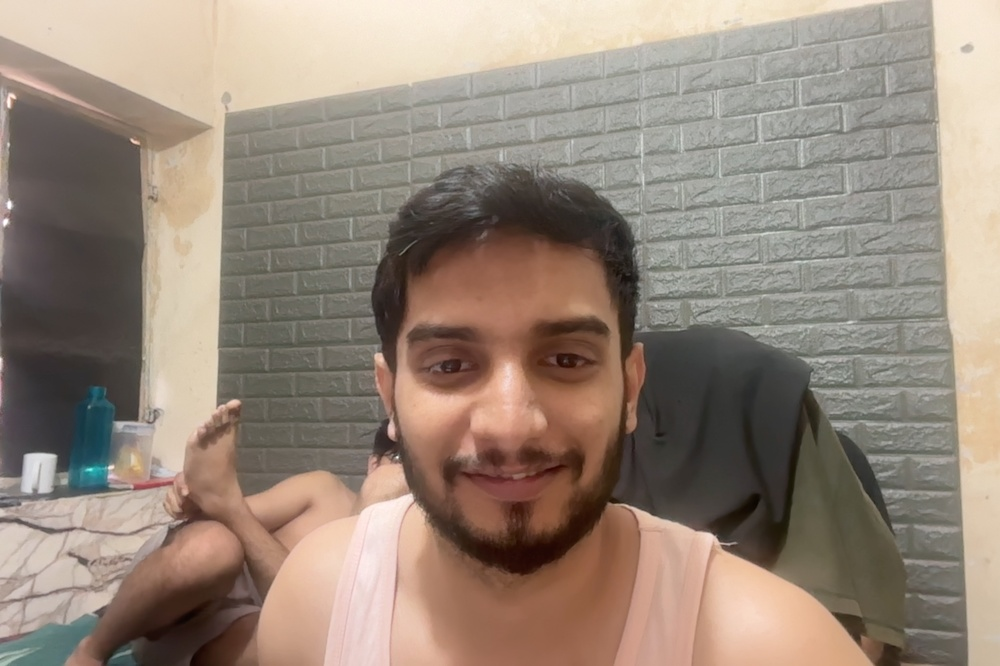
#> input picture attendance-system/student's faces/58776_Arpit_kuriyal.jpg, 1000 x 666 px, shrunk from 5180 x 3452 before the run; its folder holds only this picture in this run
$ python augment_face.py
#> lines starting #> are read from the running program, lines starting #| are printed output that depends on the picture
import os
import cv2
import numpy as np
from PIL import Image, ImageEnhance, ImageFilter
import random

# === CONFIG ===

BASE_DIR = os.path.dirname(os.path.abspath(__file__))

INPUT_DIR = os.path.join(BASE_DIR, "..", "student's faces")
OUTPUT_DIR = os.path.join(BASE_DIR, "..", "augmented_faces")
os.makedirs(OUTPUT_DIR, exist_ok=True)

# === AUGMENTATION FUNCTIONS ===
def random_rotate(img):
    angle = random.choice([-20, -10, 0, 10, 20])
    return img.rotate(angle)

def change_brightness(img):
    factor = random.uniform(0.5, 1.5)
    enhancer = ImageEnhance.Brightness(img)
    return enhancer.enhance(factor)

def add_noise(img):
    arr = np.array(img)
    noise = np.random.normal(0, 25, arr.shape).astype(np.uint8)
    noisy = cv2.add(arr, noise)
    return Image.fromarray(noisy)

def apply_blur(img):
    return img.filter(ImageFilter.GaussianBlur(radius=random.uniform(0.5, 1.5)))

def horizontal_flip(img):
    return img.transpose(Image.FLIP_LEFT_RIGHT)

augmentations = [random_rotate, change_brightness, add_noise, apply_blur, horizontal_flip]

# === PROCESS EACH STUDENT IMAGE ===
for filename in os.listdir(INPUT_DIR):
    if filename.lower().endswith((".jpg", ".jpeg", ".png")):
        try:
            student_path = os.path.join(INPUT_DIR, filename)
            base_name = os.path.splitext(filename)[0]  # e.g. "58901_Arpit_Kaushik"
            original = Image.open(student_path).convert("RGB")
#> original is the input picture: PIL image 1000x666 RGB; mean R, G, B 150.7, 135.3, 122.1

            # Save the original image in output dir
            original.save(os.path.join(OUTPUT_DIR, f"{base_name}_original.jpg"))

            # Generate 20 augmentations
            for i in range(1, 21):
                img = original.copy()
                for func in random.sample(augmentations, k=random.randint(1, 3)):
                    img = func(img)
                img.save(os.path.join(OUTPUT_DIR, f"{base_name}_aug{i}.jpg"))
#> this loop made 20 passes
#> pass 1, `img.save(os.path.join(OUTPUT_DIR, f"{base_name}_aug{i}.jpg"))`:
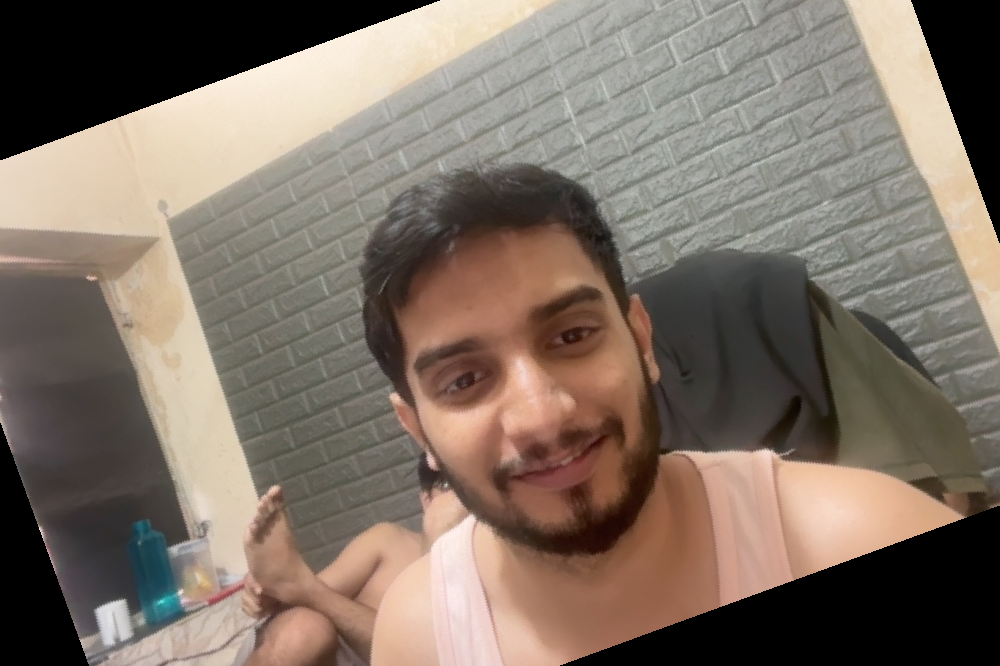
#> saved as 58776_Arpit_kuriyal_aug1.jpg: PIL image 1000x666 RGB; mean R, G, B 126.7, 113.2, 101.8
#> pass 2, in add_noise, `noisy = cv2.add(arr, noise)`:
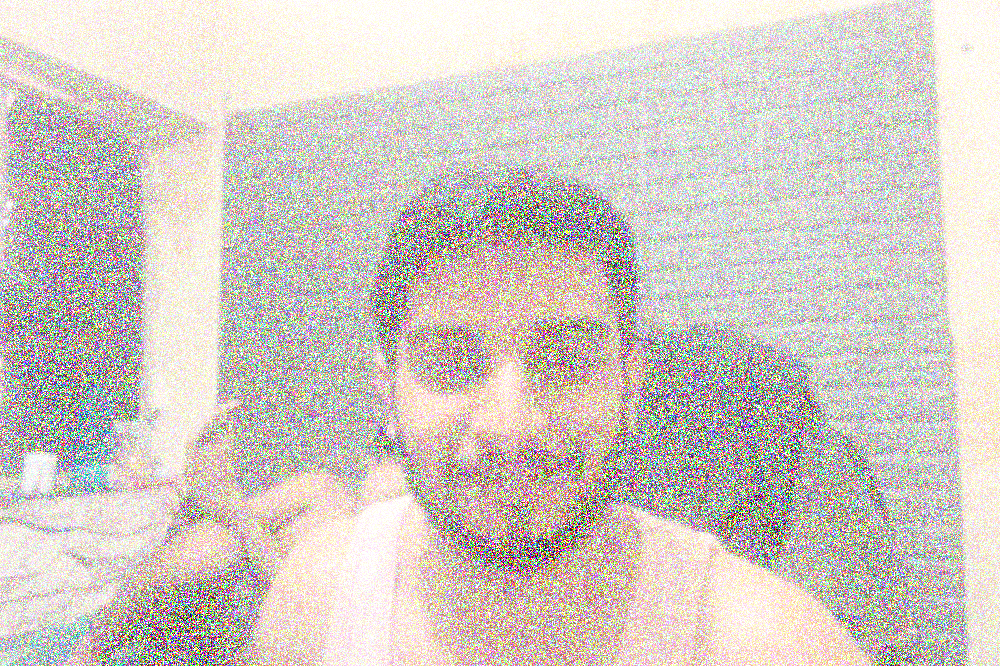
#> noisy: shape (666, 1000, 3); mean R, G, B 210.2, 202.7, 195.9
#> after the loop:
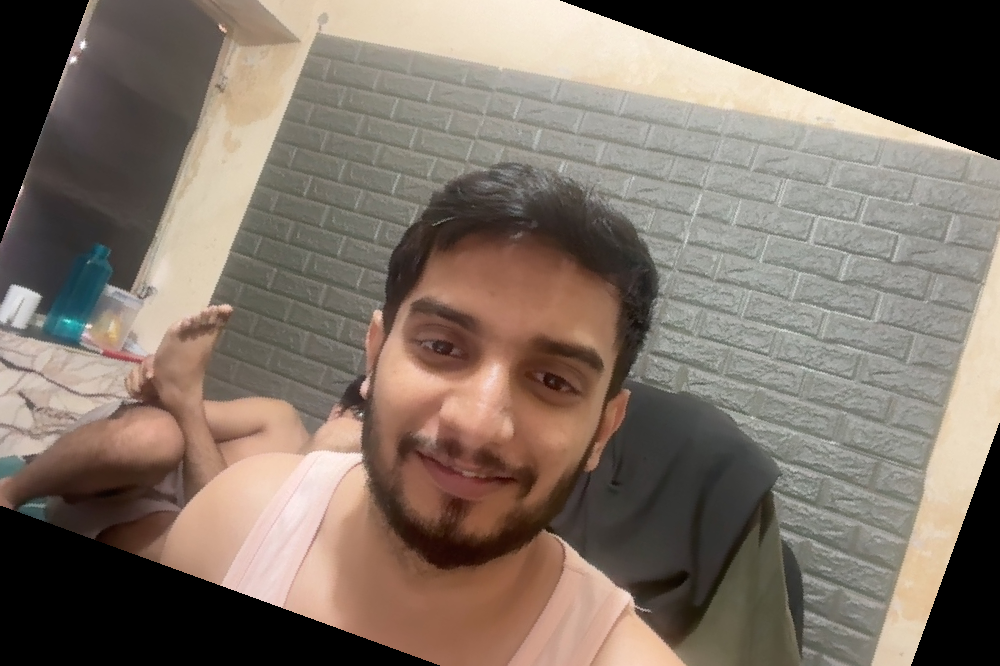
#> img: PIL image 1000x666 RGB; mean R, G, B 124.3, 111.4, 100.7

            print(f"[✓] Augmented: {filename}")
        except Exception as e:
            print(f"[X] Error processing {filename}: {e}")

print("[✅ DONE] All student images augmented.")

$ run again, on attendance-system/student's faces/58863_Aaditya_Pandey.jpg
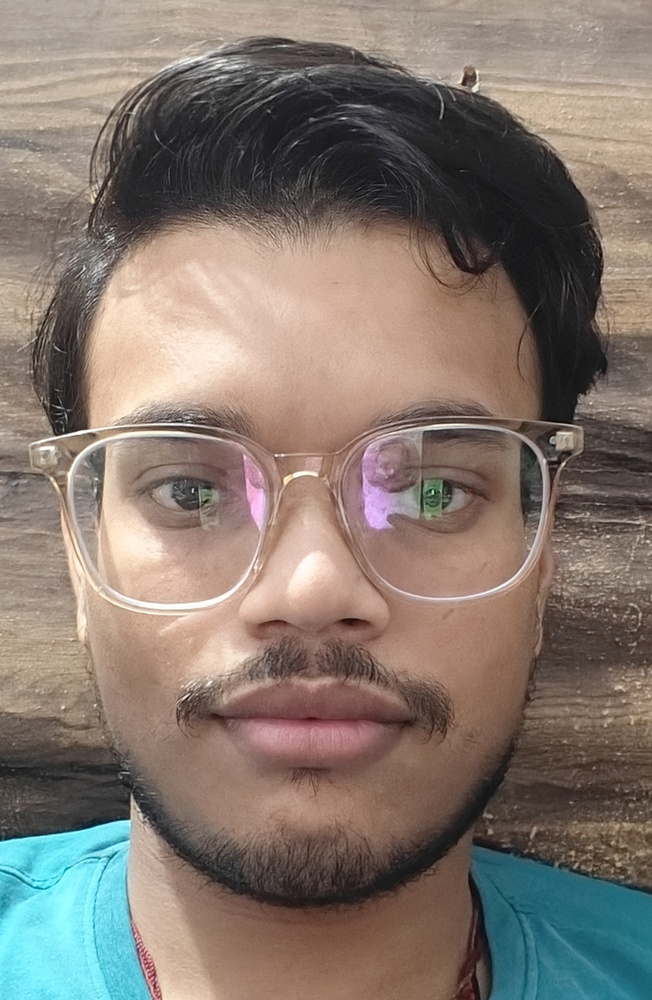
#> input picture attendance-system/student's faces/58863_Aaditya_Pandey.jpg, 652 x 1000 px, shrunk from 1261 x 1935 before the run
#> original is the input picture: PIL image 652x1000 RGB; mean R, G, B 132.2, 119.6, 110.6
#> the loop `for i in range(1, 21):` made 20 passes
#> pass 2, in add_noise, `noisy = cv2.add(arr, noise)`:
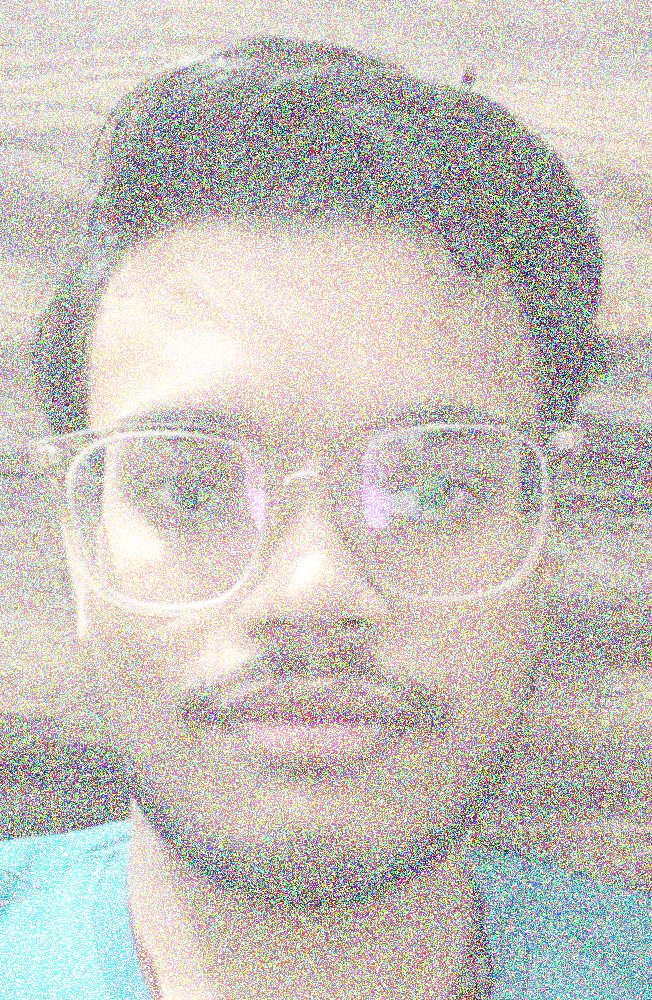
#> noisy: shape (1000, 652, 3); mean R, G, B 201, 194.6, 189.8
#> after the loop `for i in range(1, 21):`:
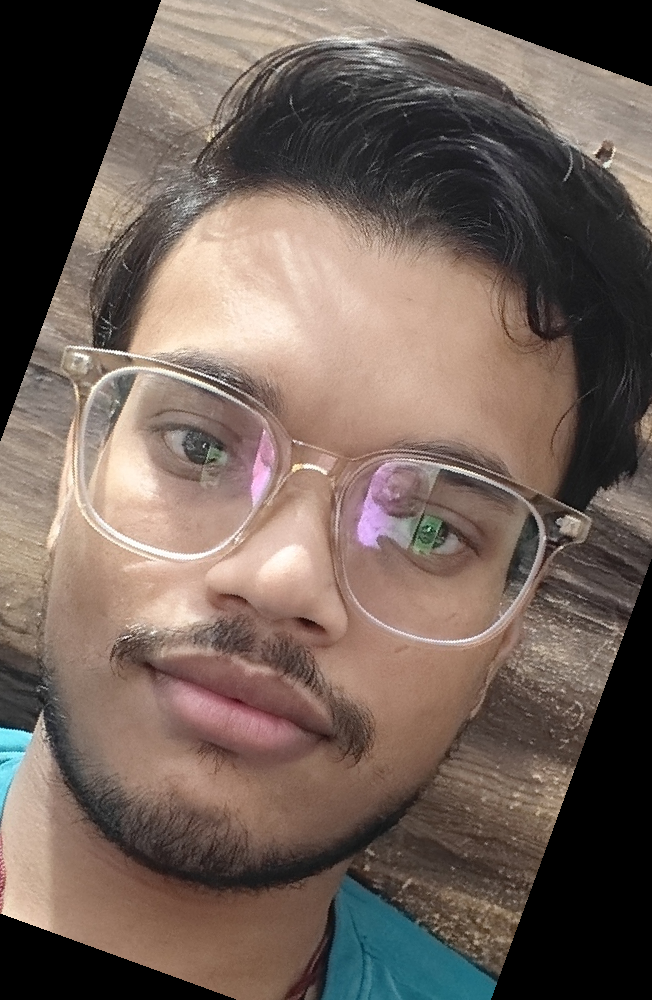
#> img: PIL image 652x1000 RGB; mean R, G, B 113.8, 97.9, 89.3

$ run again, on attendance-system/student's faces/58785_Manish_Mehra.jpeg
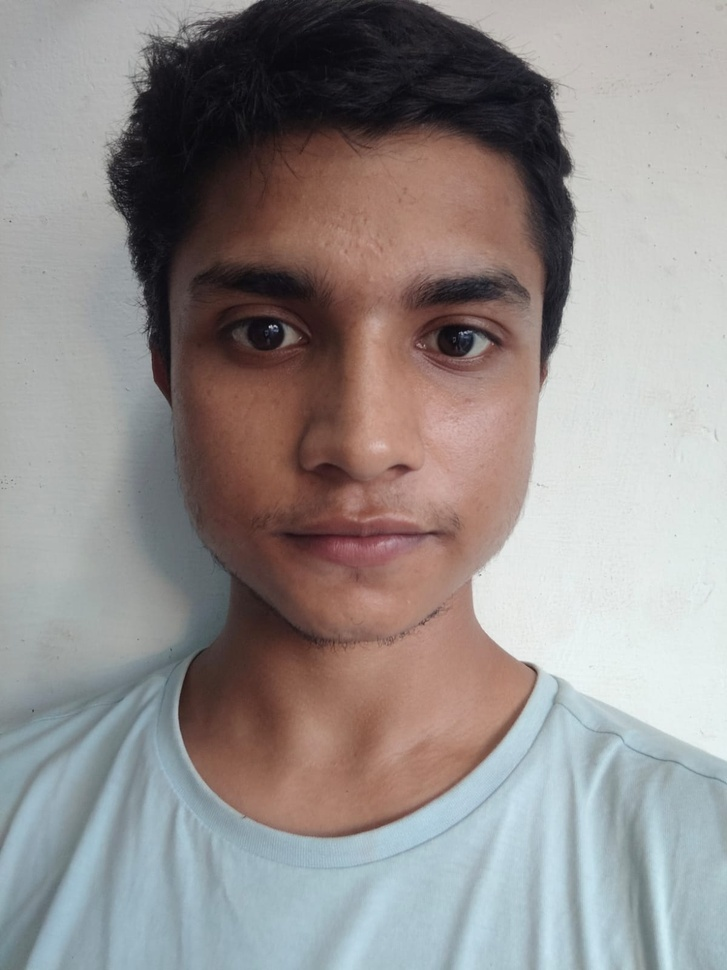
#> input picture attendance-system/student's faces/58785_Manish_Mehra.jpeg, 727 x 970 px, shrunk from 1200 x 1600 before the run
#> original is the input picture: PIL image 727x970 RGB; mean R, G, B 148.1, 142.1, 140.7
#> the loop `for i in range(1, 21):` made 20 passes
#> pass 2, in add_noise, `noisy = cv2.add(arr, noise)`:
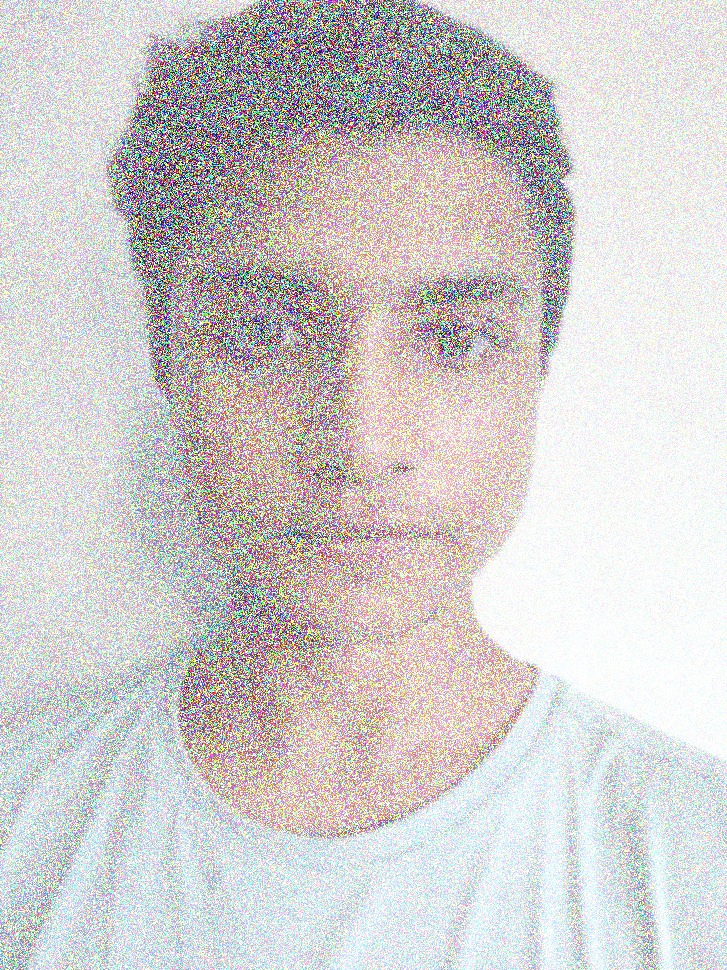
#> noisy: shape (970, 727, 3); mean R, G, B 209.2, 205.9, 205.3
#> after the loop `for i in range(1, 21):`:
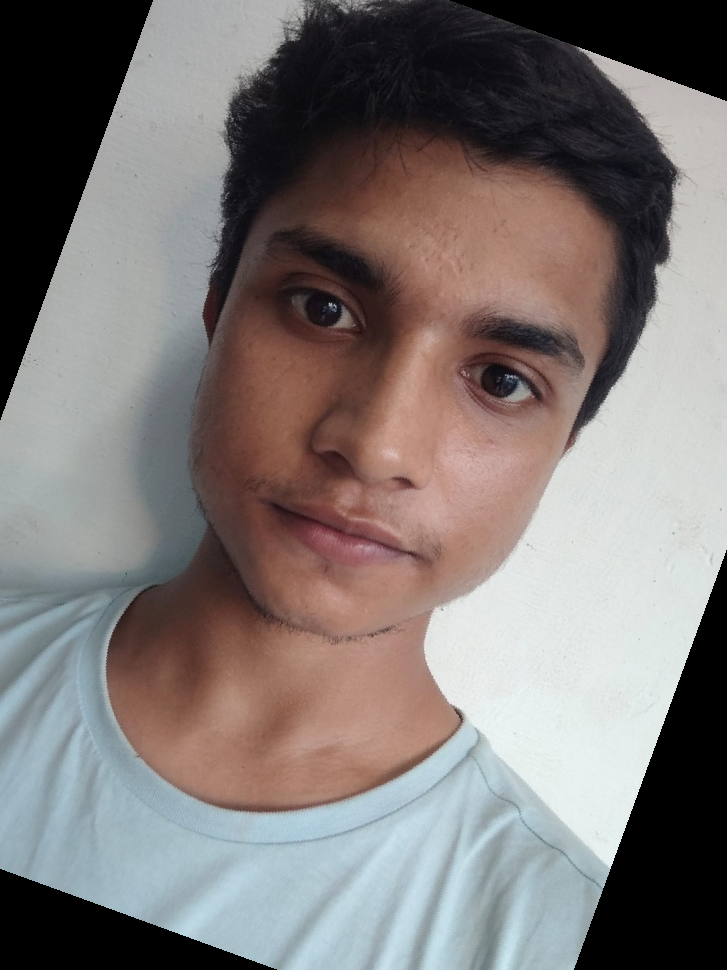
#> img: PIL image 727x970 RGB; mean R, G, B 126, 118.9, 117.1
